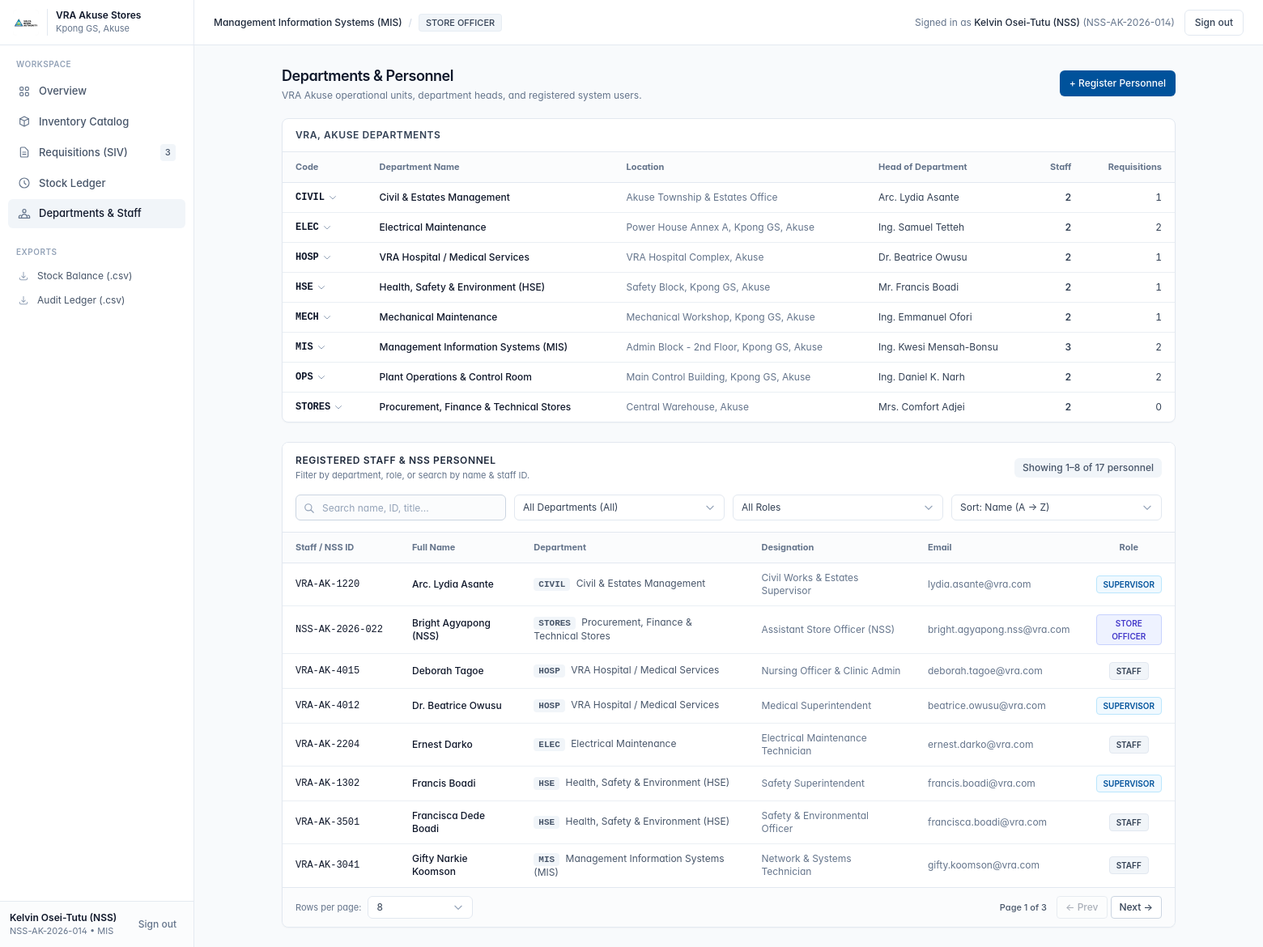
The page /departments (signed in) on the database as committed earlier.
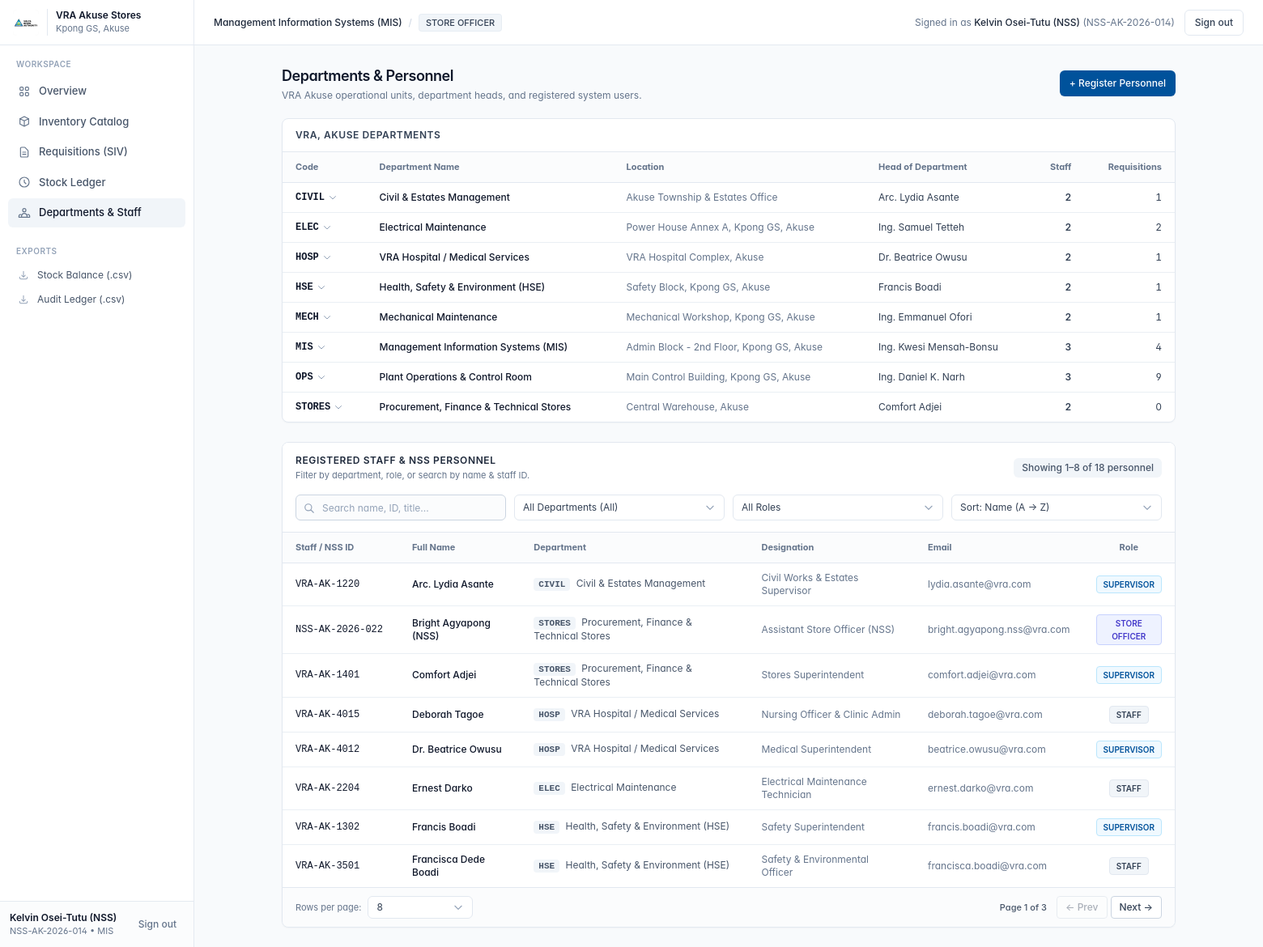
The same page on the database as committed later.
### app/models.py (models this page shows)
class Department(Base):
    __tablename__ = "departments"
    id = Column(Integer, primary_key=True, index=True)
    code = Column(String(20), unique=True, index=True, nullable=False)
    name = Column(String(120), nullable=False)
    location = Column(String(120), default="VRA, Akuse")
    head_of_dept = Column(String(100), nullable=True)
    users = relationship("User", back_populates="department")
    items = relationship("InventoryItem", back_populates="owning_department")
    requisitions = relationship("Requisition", back_populates="department")

class User(Base):
    __tablename__ = "users"
    id = Column(Integer, primary_key=True, index=True)
    staff_id = Column(String(30), unique=True, index=True, nullable=False)  # e.g. VRA-AK-1042 or NSS-AK-2026-08
    full_name = Column(String(120), nullable=False)
    email = Column(String(120), unique=True, nullable=False)
    phone = Column(String(30), nullable=True)
    role = Column(String(30), nullable=False, default="STAFF")
    job_title = Column(String(100), nullable=True)
    department_id = Column(Integer, ForeignKey("departments.id"), nullable=False)
    password_plain = Column(String(100), default="vra123")  # Simple demo auth + quick role switcher
    is_active = Column(Boolean, default=True)
    department = relationship("Department", back_populates="users")
    requisitions_requested = relationship(
        "Requisition", foreign_keys="Requisition.requester_id", back_populates="requester"
    )
    requisitions_approved = relationship(
        "Requisition", foreign_keys="Requisition.approved_by_id", back_populates="approved_by"
    )
    requisitions_issued = relationship(
        "Requisition", foreign_keys="Requisition.issued_by_id", back_populates="issued_by"
    )

### app/main.py (the view)
@app.get("/departments", response_class=HTMLResponse)
def departments_and_staff(request: Request, db: Session = Depends(get_db)):
    current_user = get_authenticated_user(request, db)
    if not current_user:
        return RedirectResponse(url="/login", status_code=303)
    if current_user.role == "STAFF":
        return RedirectResponse(url="/?msg=Access+restricted+to+Store+Officers+and+Supervisors", status_code=303)
    ctx = get_common_context(request, db, current_user, active_page="departments")
    dept_list = (
        db.query(Department)
        .options(joinedload(Department.users), joinedload(Department.items), joinedload(Department.requisitions))
        .order_by(Department.code)
        .all()
    )
    ctx["dept_list"] = dept_list
    return templates.TemplateResponse(request, "departments.html", ctx)

### app/templates/departments.html (shortened to what the changed rows need)
{% extends "base.html" %}
{% block content %}
<div class="flex flex-col sm:flex-row sm:items-center justify-between gap-4 mb-5">
  <div>
    <h1 class="text-lg font-semibold text-slate-900 tracking-tight">Departments &amp; Personnel</h1>
  </div>
</div>
<div class="bg-white border border-slate-200 rounded-lg shadow-[0_1px_2px_rgba(15,23,42,0.03)] overflow-hidden mb-6">
  <div class="px-4 py-3 border-b border-slate-200">
    <h2 class="text-xs font-semibold uppercase tracking-wider text-slate-700">VRA, Akuse Departments</h2>
  </div>
  <div class="overflow-x-auto">
    <table class="w-full text-left border-collapse">
      <thead>
        <tr class="border-b border-slate-200 text-[11px] font-medium text-slate-500 bg-slate-50/60">
          <th class="py-2.5 px-4">Code</th>
          <th class="py-2.5 px-4">Department Name</th>
          <th class="py-2.5 px-4">Location</th>
          <th class="py-2.5 px-4">Head of Department</th>
          <th class="py-2.5 px-4 text-right">Staff</th>
          <th class="py-2.5 px-4 text-right">Requisitions</th>
        </tr>
      </thead>
      <tbody class="divide-y divide-slate-200/70 text-xs">
        {% for dept in dept_list %}
        <tr class="hover:bg-slate-50/80 cursor-pointer" onclick="filterPersonnelByDept('{{ dept.code }}')" title="Click to view staff in {{ dept.name }}">
          <td class="py-2.5 px-4 font-mono font-semibold text-slate-900">
            <span class="inline-flex items-center gap-1 hover:text-[#00529B]">
              {{ dept.code }}
              <svg class="w-3 h-3 text-slate-400" fill="none" stroke="currentColor" viewBox="0 0 24 24"><path stroke-linecap="round" stroke-linejoin="round" stroke-width="2" d="M19 9l-7 7-7-7"/></svg>
            </span>
          </td>
          <td class="py-2.5 px-4 font-medium text-slate-900">{{ dept.name }}</td>
          <td class="py-2.5 px-4 text-slate-500">{{ dept.location }}</td>
          <td class="py-2.5 px-4 text-slate-700">{{ dept.head_of_dept }}</td>
          <td class="py-2.5 px-4 text-right tabular-nums text-slate-700 font-semibold">{{ dept.users|length }}</td>
          <td class="py-2.5 px-4 text-right tabular-nums text-slate-700">{{ dept.requisitions|length }}</td>
        </tr>
        {% endfor %}
      </tbody>
    </table>
  </div>
</div>
<div id="personnelDirectorySection" class="bg-white border border-slate-200 rounded-lg shadow-[0_1px_2px_rgba(15,23,42,0.03)] overflow-hidden">
  <div class="px-4 py-3.5 border-b border-slate-200 bg-white space-y-3">
    <div class="flex flex-col sm:flex-row sm:items-center justify-between gap-2">
      <div>
        <h2 class="text-xs font-semibold uppercase tracking-wider text-slate-800">Registered Staff &amp; NSS Personnel</h2>
        <p class="text-[11px] text-slate-500 mt-0.5">Filter by department, role, or search by name &amp; staff ID.</p>
      </div>
      <div id="personnelCountDisplay" class="text-xs font-medium text-slate-600 bg-slate-100 px-2.5 py-1 rounded-md self-start sm:self-auto">
      </div>
    </div>
  </div>
  <div class="overflow-x-auto">
    <table id="personnelTable" class="w-full text-left border-collapse">
      <thead>
        <tr class="border-b border-slate-200 text-[11px] font-medium text-slate-500 bg-slate-50/60">
          <th class="py-2.5 px-4 w-36">Staff / NSS ID</th>
          <th class="py-2.5 px-4">Full Name</th>
          <th class="py-2.5 px-4">Department</th>
          <th class="py-2.5 px-4">Designation</th>
          <th class="py-2.5 px-4">Email</th>
          <th class="py-2.5 px-4 text-center w-28">Role</th>
        </tr>
      </thead>
      <tbody class="divide-y divide-slate-200/70 text-xs">
        {% for u in all_users %}
        <tr
          class="personnel-row hover:bg-slate-50/80 transition-colors"
          data-name="{{ u.full_name|lower }}"
          data-staff-id="{{ u.staff_id|lower }}"
          data-dept="{{ u.department.code }}"
          data-title="{{ (u.job_title or '')|lower }}"
          data-email="{{ (u.email or '')|lower }}"
          data-role="{{ u.role }}"
        >
          <td class="py-2.5 px-4 font-mono font-medium text-slate-900">{{ u.staff_id }}</td>
          <td class="py-2.5 px-4 font-medium text-slate-900">{{ u.full_name }}</td>
          <td class="py-2.5 px-4 text-slate-600">
            <span class="font-mono text-[11px] text-slate-600 bg-slate-100 px-1.5 py-0.5 rounded mr-1 font-semibold">{{ u.department.code }}</span>
            <span>{{ u.department.name }}</span>
          </td>
          <td class="py-2.5 px-4 text-slate-500">{{ u.job_title or '—' }}</td>
          <td class="py-2.5 px-4 text-slate-500">{{ u.email }}</td>
          <td class="py-2.5 px-4 text-center">
            <span class="inline-block px-2 py-0.5 rounded text-[10px] font-semibold {% if u.role == 'SUPERVISOR' %}bg-sky-50 text-[#00529B] border border-sky-200{% elif u.role == 'STORE_OFFICER' %}bg-indigo-50 text-indigo-700 border border-indigo-200{% else %}bg-slate-100 text-slate-700 border border-slate-200{% endif %}">
              {{ u.role.replace('_', ' ') }}
            </span>
          </td>
        </tr>
        {% endfor %}
      </tbody>
    </table>
  </div>
</div>
{% endblock %}

### app/templates/base.html (shortened to what the changed rows need)
<!DOCTYPE html>
<html lang="en">
<head>
  <script src="/static/js/tailwind.min.js"></script>
  <link rel="stylesheet" href="/static/css/style.css" />
</head>
<body class="{% if active_page == 'dashboard' %}dashboard-ambient-bg{% else %}bg-[#f8fafc]{% endif %} text-slate-900 min-h-screen flex text-[13px]">
  <aside
    id="appSidebar"
    class="fixed inset-y-0 left-0 w-64 lg:w-60 bg-white border-r border-slate-200/90 z-50 flex flex-col transform -translate-x-full lg:translate-x-0 transition-transform duration-250 ease-out"
  >
    <nav class="flex-1 px-2.5 py-4 space-y-0.5 overflow-y-auto">
      <a href="/requisitions" class="nav-item flex items-center justify-between px-3 py-2 rounded-md font-medium {% if active_page == 'requisitions' %}bg-slate-100 text-slate-900{% else %}text-slate-600 hover:bg-slate-50 hover:text-slate-900{% endif %}">
        <div class="flex items-center gap-2.5">
          <svg class="w-4 h-4 text-slate-500" fill="none" stroke="currentColor" viewBox="0 0 24 24">
            <path stroke-linecap="round" stroke-linejoin="round" stroke-width="1.75" d="M9 12h6m-6 4h6m2 5H7a2 2 0 01-2-2V5a2 2 0 012-2h5.586a1 1 0 01.707.293l5.414 5.414a1 1 0 01.293.707V19a2 2 0 01-2 2z"/>
          </svg>
          <span>{% if current_user.role == 'STAFF' %}My Requisitions{% else %}Requisitions (SIV){% endif %}</span>
        </div>
        {% if pending_count > 0 %}
          <span class="text-[11px] font-medium text-slate-600 bg-slate-100 px-1.5 py-0.5 rounded tabular-nums">{{ pending_count }}</span>
        {% endif %}
      </a>
    </nav>
    <div class="p-3 border-t border-slate-200/90 bg-slate-50/60">
      <div class="flex items-center justify-between gap-2">
        <div class="min-w-0">
          <div class="font-semibold text-xs text-slate-900 truncate">{{ current_user.full_name }}</div>
          <div class="text-[11px] text-slate-500 truncate">{{ current_user.staff_id }} • {{ current_user.department.code }}</div>
        </div>
      </div>
    </div>
  </aside>
  <div class="flex-1 lg:pl-60 flex flex-col min-w-0 w-full {% if active_page == 'dashboard' %}dashboard-ambient-bg{% endif %}">
    <header class="h-14 bg-white/90 backdrop-blur-md border-b border-slate-200/90 px-4 sm:px-6 flex items-center justify-between gap-2 sticky top-0 z-20">
      <div class="flex items-center gap-2.5 min-w-0">
        <div class="flex items-center gap-2 text-xs text-slate-500 truncate">
          <span class="font-medium text-slate-800 truncate hidden sm:inline">{{ current_user.department.name }}</span>
          <span class="hidden sm:inline text-slate-300">/</span>
          <span class="inline-flex items-center px-2 py-0.5 rounded text-[11px] font-medium bg-slate-100 text-slate-700 border border-slate-200/60 shrink-0">
            {{ current_user.role.replace('_', ' ') }}
          </span>
        </div>
      </div>
    </header>
    <main class="flex-1 max-w-6xl w-full mx-auto px-4 sm:px-6 py-5 sm:py-6 animate-page">
      {% block content %}{% endblock %}
    </main>
  </div>
</body>
</html>

Rows that differ between the two databases and show on the page:
no longer on this page (row unchanged): User: staff_id "VRA-AK-3041", full_name "Gifty Narkie Koomson", department.code "MIS", department.name "Management Information Systems (MIS)", job_title "Network & Systems Technician", email "gifty.koomson@vra.com", role.replace "STAFF"
computed for Department "MIS": requisitions|length "2" → "4"
changed Department "HSE": head_of_dept "Mr. Francis Boadi" → "Francis Boadi"
computed for Department "OPS": users|length "2" → "3"; requisitions|length "2" → "9"
changed Department "STORES": head_of_dept "Mrs. Comfort Adjei" → "Comfort Adjei"
now on this page (row edited): User: staff_id "VRA-AK-1401", full_name "Comfort Adjei", department.code "STORES", department.name "Procurement, Finance & Technical Stores", job_title "Stores Superintendent", email "comfort.adjei@vra.com", role.replace "SUPERVISOR"
Other text that changed with them:
text written by a page script: "Showing 1–8 of 17 personnel" → "Showing 1–8 of 18 personnel"
{{ pending_count }}: "3" → (not shown)
